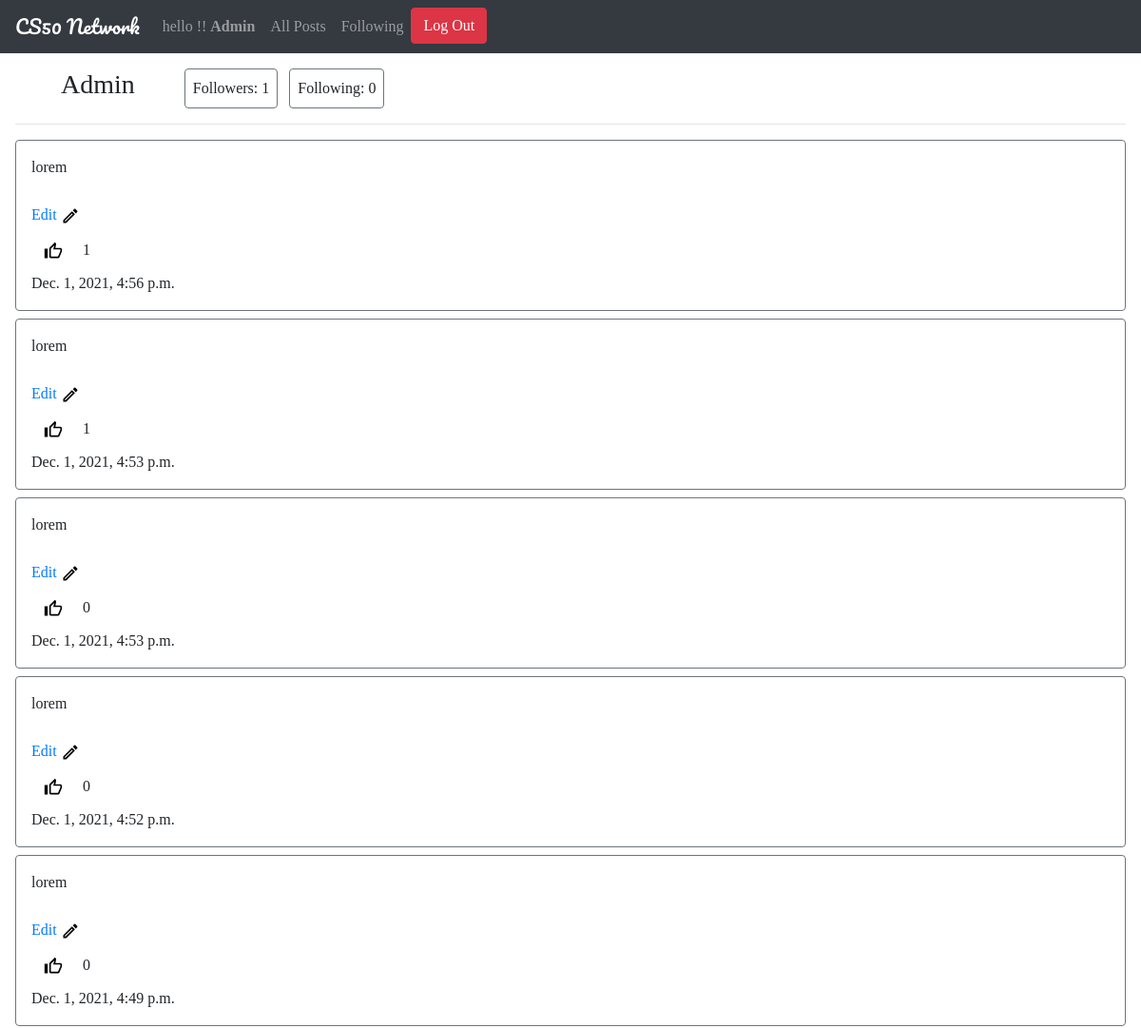
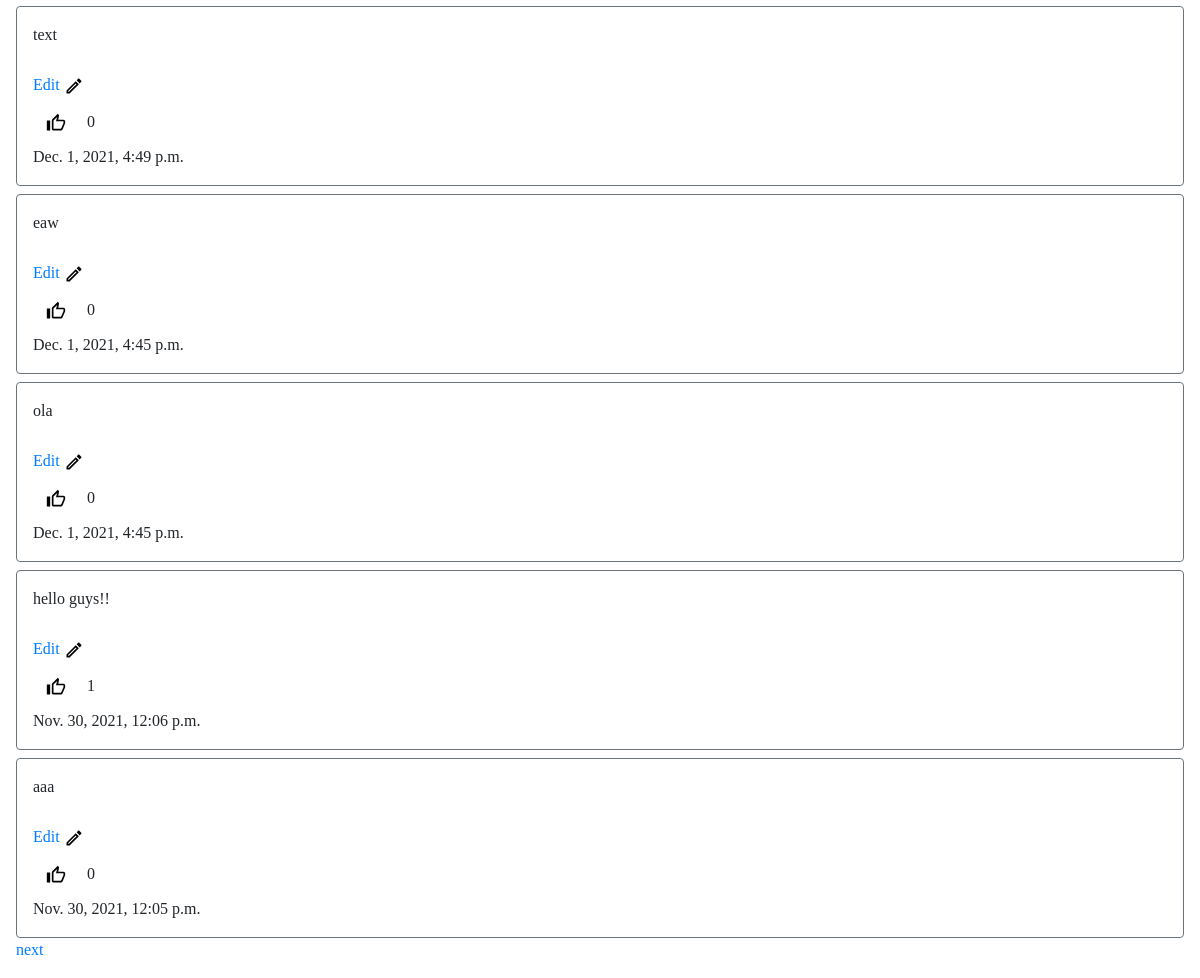
Screenshot of /profile/6 (signed in) with the database file from the repository (2 pictures, top to bottom).
### network/models.py (models this page shows, shortened)
class User(AbstractUser):
    pass

class Post(models.Model):
    user = models.ForeignKey(User, on_delete=models.CASCADE, related_name="user")
    post = models.CharField(max_length=300) # text post
    timestamp = models.DateTimeField()
    likes = models.IntegerField(default=0)

### network/views.py (the view, shortened to what this page needs)
# urls.py: path("profile/<str:owner>", views.profile, name="profile"),
def profile(request, owner):
    owner = User.objects.get(id=owner)
    button = "Follow" if Follow.objects.filter(follower=request.user, following=owner).count() == 0 else "Unfollow"
    posts = Post.objects.filter(user=owner.id).order_by('-timestamp')
    for post in posts:
        post.likes = Like.objects.filter(post=post.id).count()
        post.save()
    paginator = Paginator(posts, 10)
    page_number = request.GET.get('page')
    page_obj = paginator.get_page(page_number)
    return render(request, "network/profile.html", {
        "owner": owner,
        "followers": Follow.objects.filter(following=owner).count(),
        "following": Follow.objects.filter(follower=owner).count(),
        "page_obj": page_obj,
        "button": button
    })

### network/templates/network/profile.html (shortened to what this page needs)
{% extends "network/layout.html" %}
{% load static %}
{% block body %}
<div id="profile" class="p-3">
    <div>
        <h3 class="ml-5" style="display: inline-block;">{{ owner.username }}</h3>
        <div class="ml-5" style="display: inline-block;">
            <div class="border border-secondary rounded p-2" style="display: inline-block;">Followers: {{ followers }}</div>
            <div class="border border-secondary rounded ml-2 p-2" style="display: inline-block;">Following: {{ following }}</div>
        </div>
    </div>
    <hr>
    <div>
        {% for post in page_obj %}
            <div class="border border-secondary rounded p-3 mt-2">
                <div id="post-{{post.id}}">{{ post.post }}</div>
                <br>
                {% if user.id == owner.id %}
                <div id="edit" onclick="edit('{{ post.id }}')" class="text-primary">Edit <img
    src=" {% static 'network/edit.svg' %}"
    height="30"
    width="20" /></div>
                {% endif %}
                <button class="btn mr-1 d-inline-block" style="" id="like-btn-{{post.id}}" onclick="like('{{ post.id }}')">
                    <img
                        src=" {% static 'network/thumb.svg' %}"
                         height="30"
                        width="20" />
                </button>
                <div id="like-count-{{post.id}}" class="d-inline-block">{{ post.likes }}</div>
                <div>{{ post.timestamp }}</div>
            </div>
        {% empty %}
            <div>It's empty here :( Add new posts to brighten up your page</div>
        {% endfor %}
    </div>
    {% if page_obj.has_next %}
        <a href="?page={{ page_obj.next_page_number }}">next</a>
    {% endif %}
</div>
{% endblock %}

### network/templates/network/layout.html (shortened to what this page needs)
{% load static %}
<!DOCTYPE html>
<html lang="en">
    <head>
        <link rel="stylesheet" href="https://stackpath.bootstrapcdn.com/bootstrap/4.4.1/css/bootstrap.min.css">
        <link href="{% static 'network/styles.css' %}" rel="stylesheet">
    </head>
    <body>
        <nav class="navbar navbar-expand-lg navbar-dark bg-dark">
            <a class="navbar-brand" href="#">CS50 Network</a>
            <div>
              <ul class="navbar-nav mr-auto">
                {% if user.is_authenticated %}
                    <li class="nav-item">
                        <a class="nav-link" id="profile" href="{% url 'profile' user.id %}">hello !! <strong>{{ user.username }}</strong></a>
                    </li>
                {% endif %}
                <li class="nav-item">
                  <a class="nav-link" href="{% url 'index' %}">All Posts</a>
                </li>
                {% if user.is_authenticated %}
                    <li class="nav-item">
                        <a class="nav-link" id="following" href="{% url 'following' %}">Following</a>
                    </li>
                    <li class="nav-item">
                        <a  class="btn btn-danger" href="{% url 'logout' %}">Log Out</a>
                    </li>
                {% endif %}
              </ul>
            </div>
          </nav>
        <div class="body">
            {% block body %}
            {% endblock %}
        </div>
    </body>
</html>

### network/templates/network/layout.html (style rules this page uses)
body { font-family: 'Crimson Pro', serif; }
.navbar-brand { font-family: 'Pacifico', cursive; }
body { background-image: url(https://images.unsplash.com/photo-1515549832467-8783363e19b6?ixlib=rb-1.2.1&ixid=MnwxMjA3fDB8MHxwaG90by1wYWdlfHx8fGVufDB8fHx8&auto=format&fit=crop&w=327&q=80); background-repeat: no-repeat; background-attachment: fixed; background-size: cover; }

### rows the page displays
User: username "Admin"
Post: post "lorem", likes "1", timestamp "Dec. 1, 2021, 4:56 p.m."
Post: post "lorem", likes "1", timestamp "Dec. 1, 2021, 4:53 p.m."
Post: post "lorem", likes "0", timestamp "Dec. 1, 2021, 4:53 p.m."
Post: post "lorem", likes "0", timestamp "Dec. 1, 2021, 4:52 p.m."
Post: post "lorem", likes "0", timestamp "Dec. 1, 2021, 4:49 p.m."
Post: post "text", likes "0", timestamp "Dec. 1, 2021, 4:49 p.m."
Post: post "eaw", likes "0", timestamp "Dec. 1, 2021, 4:45 p.m."
Post: post "ola", likes "0", timestamp "Dec. 1, 2021, 4:45 p.m."
Post: post "hello guys!!", likes "1", timestamp "Nov. 30, 2021, 12:06 p.m."
Post: post "aaa", likes "0", timestamp "Nov. 30, 2021, 12:05 p.m."

### other values shown
{{ followers }} "1"
{{ following }} "0"
